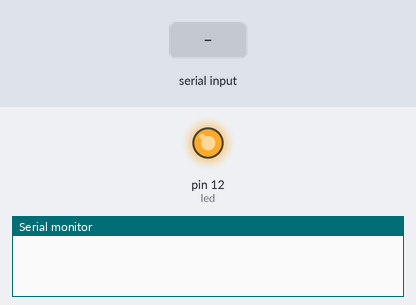
The sketch below on a simulated Arduino Uno, built with avr-gcc and run on an emulated ATmega328P. Parts: output pins drawn as LEDs (lit = HIGH), the last lines printed to the serial monitor. The inputs (shaded band) are chosen by the test bench.

Above: at 1.2 s.
1.3 s: "l" received over Serial
At 2.2 s:
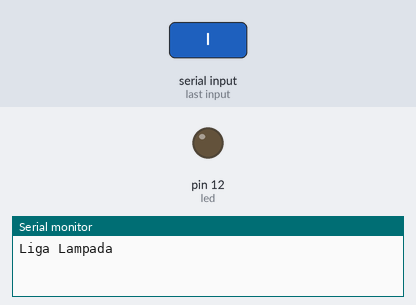
2.8 s: "1" received over Serial
At 3.4 s:
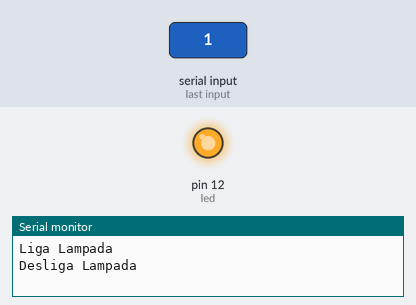
Timing chart, 0 to 5.8 s (numbered marks = the images above; inputs shaded):
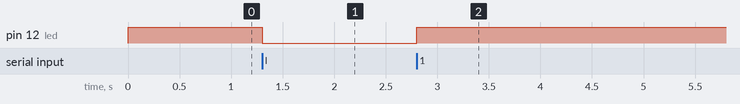

The sketch:

ControeLampada.ino
```cpp
int led = 12;
int entrada = 0;
boolean initiated = false;
void setup() {
  Serial.begin(9600);
  pinMode(led, OUTPUT);
}

void loop() {
  if (!initiated) {
    digitalWrite(led, HIGH);
    initiated = true;
  }
  if (Serial.available() > 0) {
    entrada = Serial.read();
    if (entrada == 'l') {
      Serial.println("Liga Lampada");
      digitalWrite(led, LOW);
    } else {
      Serial.println("Desliga Lampada");
      digitalWrite(led, HIGH);
    }
  }
}
```

Measured:
- after the input at 1.3 s, pin 12 (led): HIGH → LOW at once
- after the input at 2.8 s, pin 12 (led): LOW → HIGH at once
